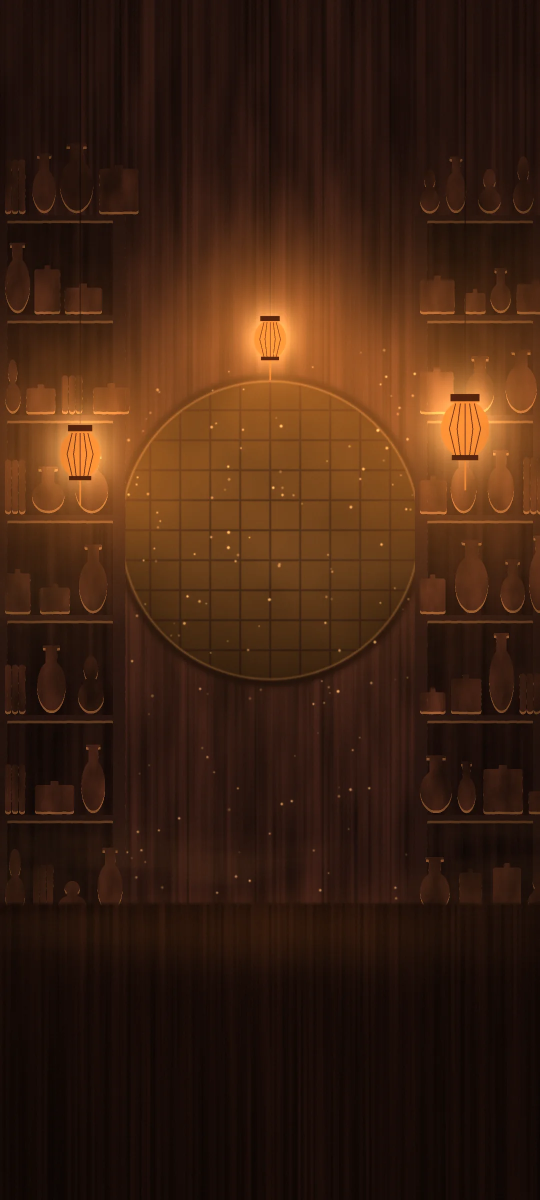
#> input picture game/assets/art/bg/bag.webp, 1080 x 2400 px (shown at 1/2 size)
$ python -i build_icons_and_backgrounds.py   (imports and definitions only)
#> lines starting #> are read from the running program, lines starting #| are printed output that depends on the picture
#> further down, picture is the input picture: PIL image 1080x2400 RGB; mean R, G, B 61.7, 33.6, 17
#!/usr/bin/env python3
"""把下载的第三方素材加工成游戏用图。

输入（不进仓库，见 game/assets/ASSETS_LICENSES.md 里的下载地址）：
  $ASSET_SRC/gameicons/   —— github.com/game-icons/icons 的克隆（CC BY 3.0）
  $ASSET_SRC/paintings/   —— 维基共享资源上的四幅古画原图（公有领域）
输出：game/assets/art/icons/*.png（白色剪影，运行时上色）、game/assets/art/bg/*.webp
用法：ASSET_SRC=/path python3 tools/assets/build_icons_and_backgrounds.py <game/assets/art 目录>
"""
import os
import re
import sys

import cairosvg
import numpy as np
from PIL import Image, ImageDraw, ImageEnhance, ImageFilter

# [1 line that did not run here, left out]
OUT = sys.argv[1]
Image.MAX_IMAGE_PIXELS = None

# 图标名 → game-icons 的 作者/文件名。作者与许可见 ASSETS_LICENSES.md。
ICONS = {
    # 装备部位
    "slot_weapon": "lorc/broadsword",
    "slot_helmet": "delapouite/jewel-crown",
    "slot_clothes": "lorc/robe",
    "slot_gloves": "delapouite/bracer",
    "slot_shoes": "darkzaitzev/tabi-boot",
    "slot_accessory": "lorc/gem-pendant",
    "slot_artifact": "delapouite/dragon-orb",
    "slot_pet": "lorc/fox-head",
    # 物品类别
    "cat_equipment": "lorc/broadsword",
    "cat_material": "lorc/crystal-cluster",
    "cat_pill": "lorc/pill",
    "cat_book": "delapouite/spell-book",
    "cat_scroll": "lorc/scroll-unfurled",
    "cat_herb": "delapouite/mushrooms",
    "cat_other": "lorc/gems",
    # 底部页签
    "tab_cultivate": "lorc/lotus",
    "tab_adventure": "lorc/crossed-swords",
    "tab_character": "lorc/beams-aura",
    "tab_bag": "lorc/knapsack",
    "tab_skill": "delapouite/secret-book",
    # 资源 / 状态
    "res_cultivation": "lorc/magic-swirl",
    "res_power": "lorc/muscle-up",
    "res_enhance": "lorc/anvil",
    "res_bag": "lorc/knapsack",
    "res_stone": "lorc/crystal-shine",
    "ui_enhance": "delapouite/upgrade",
    "ui_decompose": "lorc/cauldron",
    "ui_lock": "lorc/padlock",
    "ui_settings": "lorc/cog",
    "ui_report": "lorc/tied-scroll",
    "ui_credits": "lorc/ringing-bell",
    "ui_sparkle": "delapouite/sparkles",
    "ui_yinyang": "delapouite/yin-yang",
    "ui_sun": "lorc/sun",
    "ui_moon": "lorc/moon",
    "ui_mountain": "lorc/mountains",
    "ui_pagoda": "delapouite/pagoda",
    "ui_gate": "delapouite/heaven-gate",
    "ui_chest": "delapouite/chest",
    "ui_crane": "delapouite/crane",
    # 主角与首领头像
    "avatar_meditate": "lorc/meditation",
    "boss_dragon": "lorc/dragon-head",
    "boss_tiger": "delapouite/tiger-head",
    "boss_fox": "lorc/fox-head",
    "boss_wolf": "lorc/wolf-head",
    "boss_snake": "lorc/snake",
    "boss_scorpion": "lorc/scorpion",
    "boss_reptile": "delapouite/horned-reptile",
    "boss_werewolf": "lorc/werewolf",
    "boss_ghost": "lorc/ghost",
    "boss_skull": "lorc/skull-crack",
    "boss_lizard": "lorc/lizardman",
    "boss_turtle": "lorc/turtle-shell",
    "boss_unicorn": "delapouite/unicorn",
    "boss_twin_dragon": "lorc/double-dragon",
}


# [11 lines left out: function build_icons, not called in this run]


# ---- 背景：古画裁切 + 国风调色（压暗、偏青、暗角），统一为竖屏 9:16 ----
W, H = 810, 1440


def grade(im, dark=0.55, tint=(0.80, 0.98, 0.95), sat=0.78, contrast=1.05, top_fade=0.0, bottom_fade=0.55):
#> called with dark = 0.55, tint = (0.8, 0.98, 0.95), sat = 0.78, contrast = 1.05, top_fade = 0, bottom_fade = 0.55
    im = im.convert("RGB")
    im = ImageEnhance.Color(im).enhance(sat)
    im = ImageEnhance.Contrast(im).enhance(contrast)
    a = np.asarray(im).astype(np.float32) / 255.0
    a = a * np.array(tint, dtype=np.float32)[None, None, :]
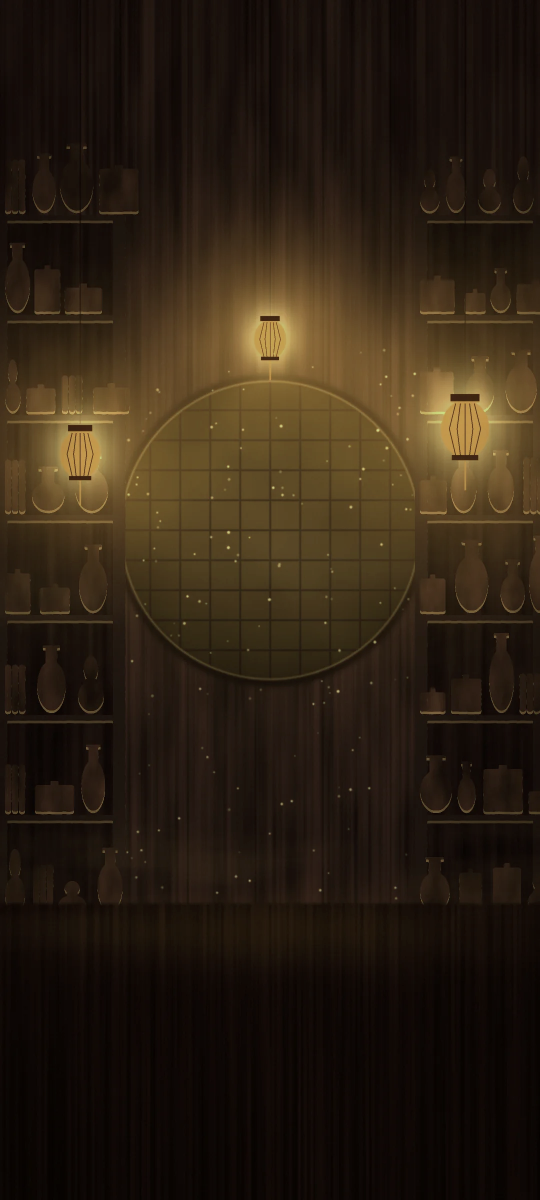
#> a: shape (2400, 1080, 3) float32 (shown at 1/2 size); mean R, G, B 0.179, 0.13, 0.075
    a = np.clip(a * dark, 0, 1) ** 1.25
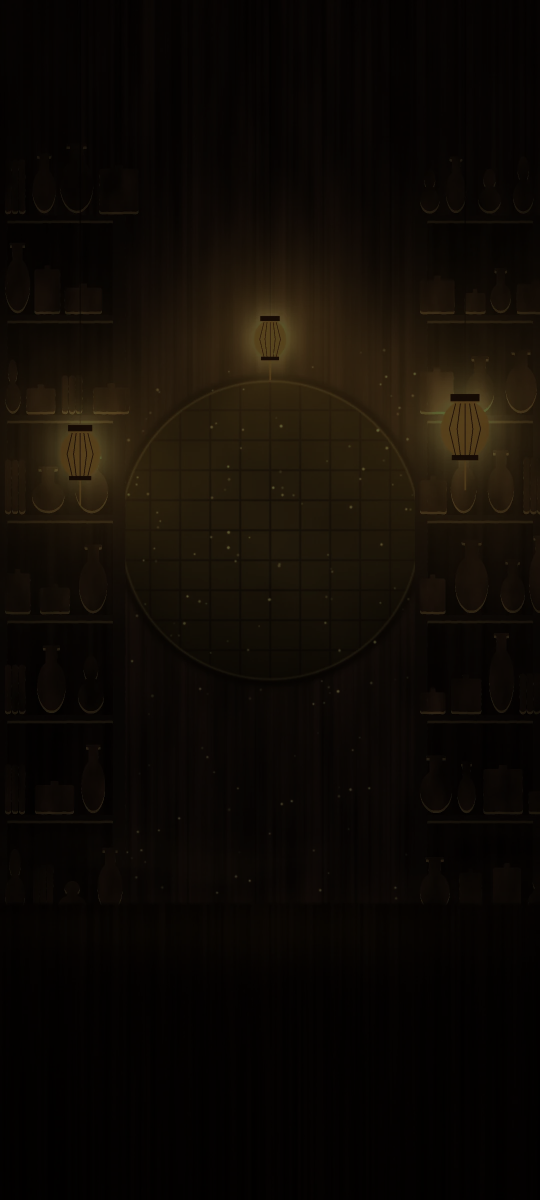
#> a: shape (2400, 1080, 3) float32 (shown at 1/2 size); mean R, G, B 0.0602, 0.0411, 0.0204
    h, w, _ = a.shape
#> h = 2400; w = 1080
    yy = np.linspace(0, 1, h)[:, None, None]
#> yy = 2400 values from 0 to 1
    xx = np.linspace(-1, 1, w)[None, :, None]
#> xx = 1080 values from -1 to 1
    vign = 1 - 0.38 * (xx ** 2) * 0.9
    a = a * vign
    ink = np.array([0.03, 0.045, 0.05], dtype=np.float32)[None, None, :]
    if bottom_fade > 0:
        k = np.clip((yy - 0.55) / 0.45, 0, 1) ** 1.4 * bottom_fade
#> k = 2400 values from 0 to 0.55
        a = a * (1 - k) + ink * k
    if top_fade > 0:
        k = np.clip((0.18 - yy) / 0.18, 0, 1) * top_fade
        a = a * (1 - k) + ink * k
    return Image.fromarray(np.clip(a * 255, 0, 255).astype(np.uint8))


# [42 lines left out: functions crop_portrait, save_bg, build_backgrounds, not called in this run]


# [3 lines not run here, left out]

>>> from PIL import Image
>>> picture = Image.open('../../game/assets/art/bg/bag.webp')
>>> result = grade(picture)

$ run again, on game/assets/art/bg/breakthrough.webp
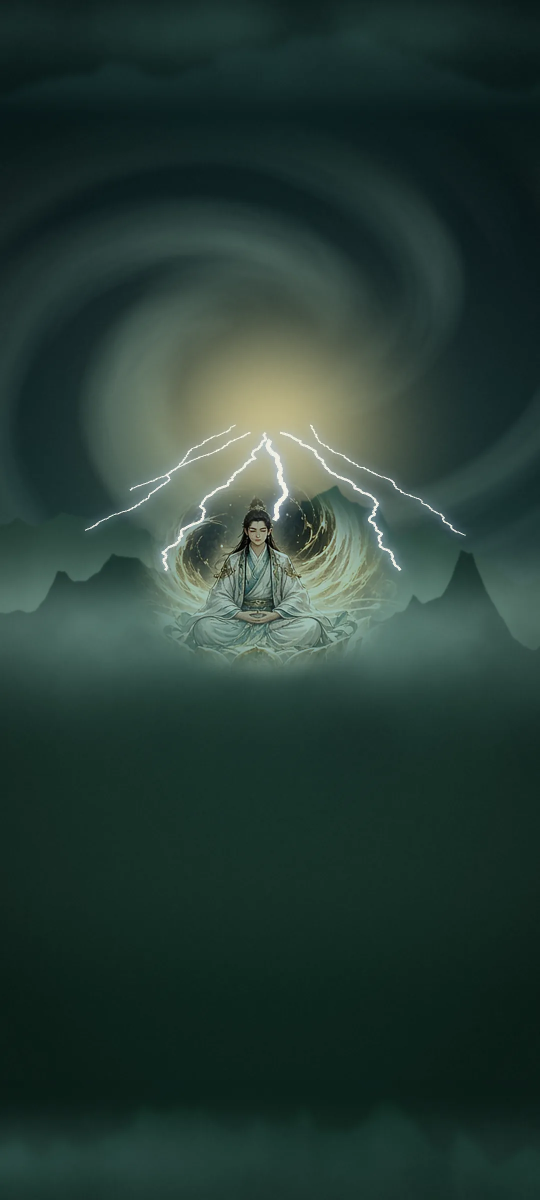
#> input picture game/assets/art/bg/breakthrough.webp, 1080 x 2400 px (shown at 1/2 size)
#> picture is the input picture: PIL image 1080x2400 RGB; mean R, G, B 39.3, 60.7, 53.6
#> in grade, `a = a * np.array(tint, dtype=np.float32)[None, None, :]`:
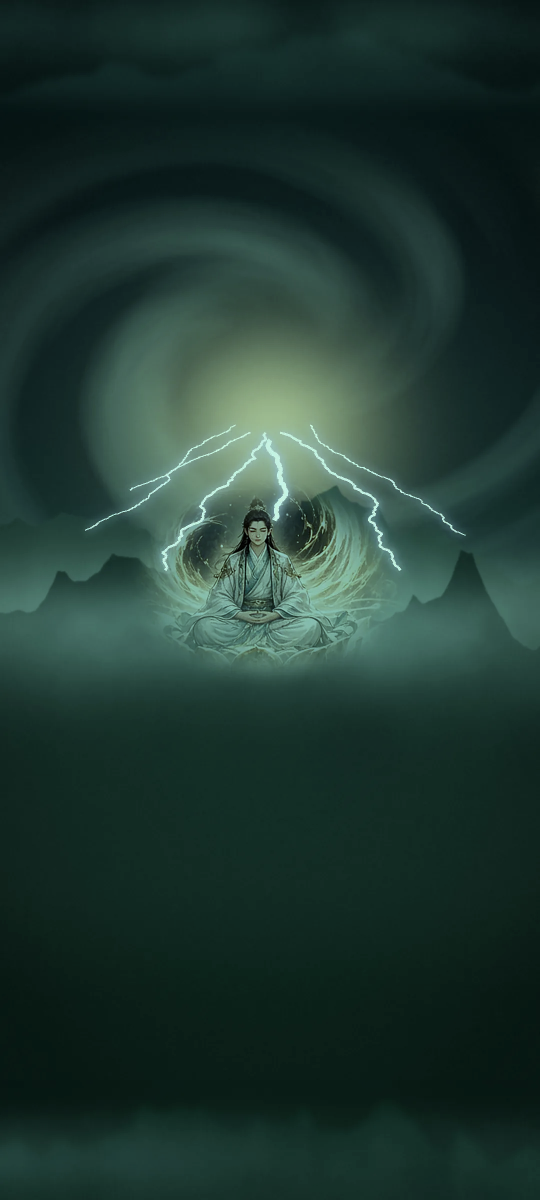
#> a: shape (2400, 1080, 3) float32 (shown at 1/2 size); mean R, G, B 0.128, 0.226, 0.197
#> in grade, `a = np.clip(a * dark, 0, 1) ** 1.25`:
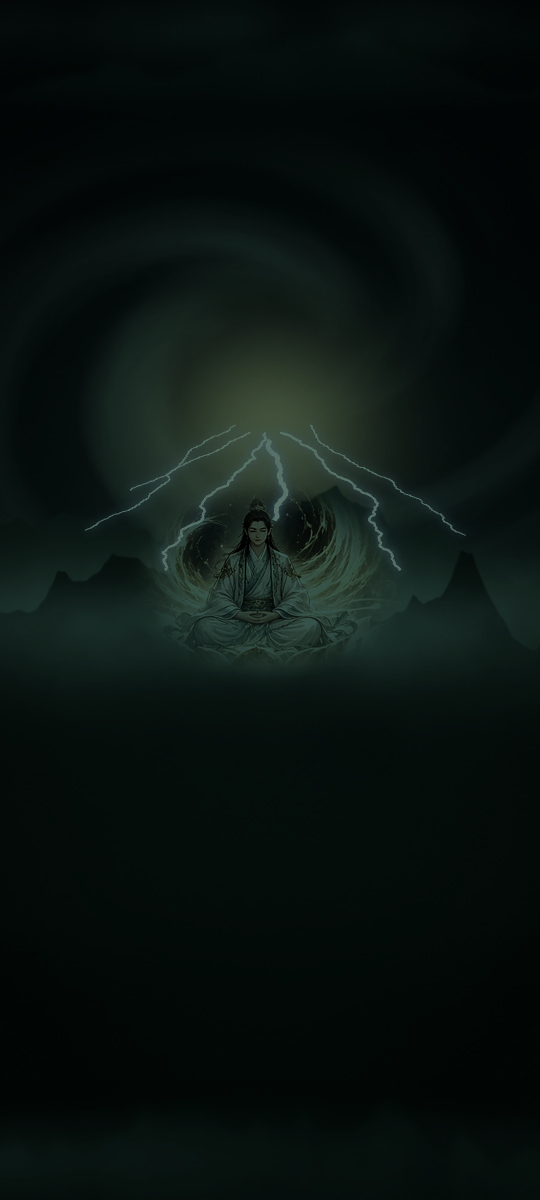
#> a: shape (2400, 1080, 3) float32 (shown at 1/2 size); mean R, G, B 0.0403, 0.077, 0.0654
